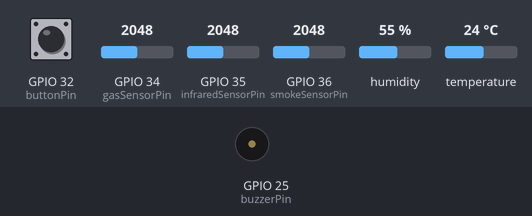
The sketch below on a simulated ESP32. On the bench: buzzer (waves = sounding, pin HIGH). The inputs (shaded band) are chosen by the test bench; at power-on: GPIO 32 (buttonPin) HIGH, GPIO 34 (gasSensorPin) = 2048, GPIO 35 (infraredSensorPin) = 2048, GPIO 36 (smokeSensorPin) = 2048, humidity 55 %, temperature 24 °C. WiFi joins after 1.5 s; servers stay silent unless stated; uploads are accepted with an empty reply; what the sketch prints to the serial monitor is not drawn.

Above: at 2.7 s.
2.8 s: GPIO 32 (buttonPin) pulled LOW for 2.6 s
At 3.9 s:
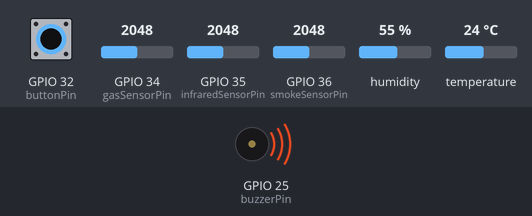
Timing chart, 0 to 5.8 s (numbered marks = the images above; inputs shaded):
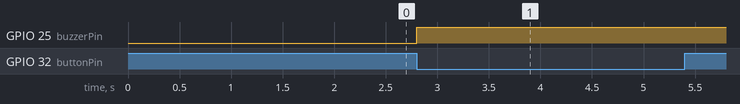

Measured:
- after the input at 2.8 s, GPIO 25 (buzzerPin): LOW → HIGH at once

The sketch:

webnodejsalarm.ino
```cpp
#include <WiFi.h>
#include <HTTPClient.h>
#include <DHT.h>

// **Thông tin WiFi Hotspot**
const char* ssid = "son";
const char* password = "123456789";

// **Địa chỉ server Node.js**
const char* serverUrl = "http://192.168.137.1:3000/data";
const char* SENSOR_API_ENDPOINT = "/api/sensor";

// **Khai báo cảm biến**
#define smokeSensorPin 36
#define gasSensorPin 34
#define infraredSensorPin 35
#define buzzerPin 25
#define dhtPin 27
#define buttonPin 32

#define DHTTYPE DHT11
DHT dht(dhtPin, DHTTYPE);

// **Ngưỡng cảnh báo**
int smokeThreshold = 3000;
int gasThreshold = 3000;
int infraredThreshold = 600;
int tempThreshold = 50;  // Cảnh báo nhiệt độ cao

bool manualAlarm = false;

// **Kết nối WiFi**
void connectWiFi() {
    WiFi.begin(ssid, password);
    Serial.print("Đang kết nối WiFi...");
    while (WiFi.status() != WL_CONNECTED) {
        delay(500);
        Serial.print(".");
    }
    Serial.println("\nWiFi đã kết nối!");
    Serial.print("Địa chỉ IP: ");
    Serial.println(WiFi.localIP());
}

// **Gửi dữ liệu lên server**
void sendDataToServer(int smoke, int gas, int infrared, float temp, float humidity, bool alarm) {
    if (WiFi.status() == WL_CONNECTED) {
        HTTPClient http;
        http.begin(serverUrl);
        http.addHeader("Content-Type", "application/json");

        String jsonData = "{";
        jsonData += "\"smoke\":" + String(smoke) + ",";
        jsonData += "\"gas\":" + String(gas) + ",";
        jsonData += "\"infrared\":" + String(infrared) + ",";
        jsonData += "\"temperature\":" + String(temp) + ",";
        jsonData += "\"humidity\":" + String(humidity) + ",";
        jsonData += "\"alarm\":" + String(alarm ? "true" : "false");
        jsonData += "}";

        int httpResponseCode = http.POST(jsonData);
        Serial.print("Gửi dữ liệu lên server, mã phản hồi: ");
        Serial.println(httpResponseCode);
        http.end();
    } else {
        Serial.println("WiFi không kết nối!");
    }
}

// **Xử lý ngắt nút bấm**
void IRAM_ATTR handleButtonPress() {
    manualAlarm = !manualAlarm;
    digitalWrite(buzzerPin, manualAlarm ? HIGH : LOW);
}

void setup() {
    Serial.begin(115200);
    connectWiFi();

    pinMode(smokeSensorPin, INPUT);
    pinMode(gasSensorPin, INPUT);
    pinMode(infraredSensorPin, INPUT);
    pinMode(buzzerPin, OUTPUT);
    pinMode(buttonPin, INPUT_PULLUP);

    attachInterrupt(digitalPinToInterrupt(buttonPin), handleButtonPress, FALLING);

    dht.begin();
}

void loop() {
    int smokeValue = analogRead(smokeSensorPin);
    int gasValue = analogRead(gasSensorPin);
    int infraredValue = analogRead(infraredSensorPin);
    float temperature = dht.readTemperature();
    float humidity = dht.readHumidity();

    bool fireDetected = (smokeValue > smokeThreshold && gasValue > gasThreshold) ||
                        (smokeValue > smokeThreshold && infraredValue < infraredThreshold) ||
                        (gasValue > gasThreshold && infraredValue < infraredThreshold);

    if (fireDetected || manualAlarm) {
        digitalWrite(buzzerPin, HIGH);
    } else {
        digitalWrite(buzzerPin, LOW);
    }

    Serial.printf("Khói: %d | Gas: %d | Hồng ngoại: %d | Nhiệt độ: %.2f°C | Độ ẩm: %.2f%% | Báo động: %s\n",
                  smokeValue, gasValue, infraredValue, temperature, humidity, (manualAlarm ? "ON" : "OFF"));

    sendDataToServer(smokeValue, gasValue, infraredValue, temperature, humidity, fireDetected || manualAlarm);

    delay(2000);
}
```
